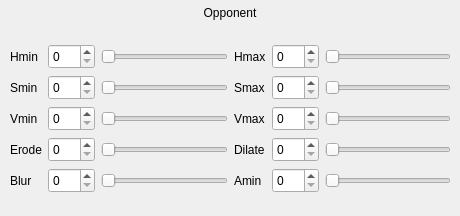
        <widget class="QWidget" name="pageVisionHSVCalibrationOpponent">
         <widget class="QWidget" name="layoutWidget_11">
          <property name="geometry">
           <rect>
            <x>10</x>
            <y>30</y>
            <width>441</width>
            <height>177</height>
           </rect>
          </property>
          <layout class="QGridLayout" name="gridLayoutVisionHSVCalibrationOpponent">
           <item row="0" column="0">
            <layout class="QGridLayout" name="gridLayoutVisionHSVCalibrationOpponent_2">
             <item row="0" column="0">
              <widget class="QLabel" name="labelVisionHSVCalibrationOpponentHmin">
               <property name="minimumSize">
                <size>
                 <width>0</width>
                 <height>25</height>
                </size>
               </property>
               <property name="maximumSize">
                <size>
                 <width>16777215</width>
                 <height>25</height>
                </size>
               </property>
               <property name="text">
                <string>Hmin</string>
               </property>
              </widget>
             </item>
             <item row="0" column="1">
              <widget class="QSpinBox" name="spinBoxVisionHSVCalibrationOpponentHmin">
               <property name="minimumSize">
                <size>
                 <width>0</width>
                 <height>25</height>
                </size>
               </property>
               <property name="maximumSize">
                <size>
                 <width>16777215</width>
                 <height>25</height>
                </size>
               </property>
               <property name="readOnly">
                <bool>false</bool>
               </property>
               <property name="minimum">
                <number>0</number>
               </property>
               <property name="maximum">
                <number>255</number>
               </property>
               <property name="value">
                <number>0</number>
               </property>
              </widget>
             </item>
             <item row="0" column="2">
              <widget class="QSlider" name="horizontalSliderVisionHSVCalibrationOpponentHmin">
               <property name="minimumSize">
                <size>
                 <width>0</width>
                 <height>25</height>
                </size>
               </property>
               <property name="maximumSize">
                <size>
                 <width>16777215</width>
                 <height>25</height>
                </size>
               </property>
               <property name="minimum">
                <number>0</number>
               </property>
               <property name="maximum">
                <number>255</number>
               </property>
               <property name="tracking">
                <bool>true</bool>
               </property>
               <property name="orientation">
                <enum>Qt::Horizontal</enum>
               </property>
               <property name="invertedAppearance">
                <bool>false</bool>
               </property>
              </widget>
             </item>
             <item row="1" column="0">
              <widget class="QLabel" name="labelVisionHSVCalibrationOpponentSmin">
               <property name="minimumSize">
                <size>
                 <width>0</width>
                 <height>25</height>
                </size>
               </property>
               <property name="maximumSize">
                <size>
                 <width>16777215</width>
                 <height>25</height>
                </size>
               </property>
               <property name="text">
                <string>Smin</string>
               </property>
              </widget>
             </item>
             <item row="1" column="1">
              <widget class="QSpinBox" name="spinBoxVisionHSVCalibrationOpponentSmin">
               <property name="minimumSize">
                <size>
                 <width>0</width>
                 <height>25</height>
                </size>
               </property>
               <property name="maximumSize">
                <size>
                 <width>16777215</width>
                 <height>25</height>
                </size>
               </property>
               <property name="readOnly">
                <bool>false</bool>
               </property>
               <property name="minimum">
                <number>0</number>
               </property>
               <property name="maximum">
                <number>255</number>
               </property>
               <property name="value">
                <number>0</number>
               </property>
              </widget>
             </item>
             <item row="1" column="2">
              <widget class="QSlider" name="horizontalSliderVisionHSVCalibrationOpponentSmin">
               <property name="minimumSize">
                <size>
                 <width>0</width>
                 <height>25</height>
                </size>
               </property>
               <property name="maximumSize">
                <size>
                 <width>16777215</width>
                 <height>25</height>
                </size>
               </property>
               <property name="minimum">
                <number>0</number>
               </property>
               <property name="maximum">
                <number>255</number>
               </property>
               <property name="tracking">
                <bool>true</bool>
               </property>
               <property name="orientation">
                <enum>Qt::Horizontal</enum>
               </property>
               <property name="invertedAppearance">
                <bool>false</bool>
               </property>
              </widget>
             </item>
             <item row="2" column="0">
              <widget class="QLabel" name="labelVisionHSVCalibrationOpponentVmin">
               <property name="minimumSize">
                <size>
                 <width>0</width>
                 <height>25</height>
                </size>
               </property>
               <property name="maximumSize">
                <size>
                 <width>16777215</width>
                 <height>25</height>
                </size>
               </property>
               <property name="text">
                <string>Vmin</string>
               </property>
              </widget>
             </item>
             <item row="2" column="1">
              <widget class="QSpinBox" name="spinBoxVisionHSVCalibrationOpponentVmin">
               <property name="minimumSize">
                <size>
                 <width>0</width>
                 <height>25</height>
                </size>
               </property>
               <property name="maximumSize">
                <size>
                 <width>16777215</width>
                 <height>25</height>
                </size>
               </property>
               <property name="readOnly">
                <bool>false</bool>
               </property>
               <property name="minimum">
                <number>0</number>
               </property>
               <property name="maximum">
                <number>255</number>
               </property>
               <property name="value">
                <number>0</number>
               </property>
              </widget>
             </item>
             <item row="2" column="2">
              <widget class="QSlider" name="horizontalSliderVisionHSVCalibrationOpponentVmin">
               <property name="minimumSize">
                <size>
                 <width>0</width>
                 <height>25</height>
                </size>
               </property>
               <property name="maximumSize">
                <size>
                 <width>16777215</width>
                 <height>25</height>
                </size>
               </property>
               <property name="minimum">
                <number>0</number>
               </property>
               <property name="maximum">
                <number>255</number>
               </property>
               <property name="tracking">
                <bool>true</bool>
               </property>
               <property name="orientation">
                <enum>Qt::Horizontal</enum>
               </property>
               <property name="invertedAppearance">
                <bool>false</bool>
               </property>
              </widget>
             </item>
             <item row="3" column="0">
              <widget class="QLabel" name="labelErode">
               <property name="minimumSize">
                <size>
                 <width>0</width>
                 <height>25</height>
                </size>
               </property>
               <property name="maximumSize">
                <size>
                 <width>16777215</width>
                 <height>25</height>
                </size>
               </property>
               <property name="text">
                <string>Erode</string>
               </property>
              </widget>
             </item>
             <item row="3" column="1">
              <widget class="QSpinBox" name="spinBoxVisionHSVCalibrationOpponentErode">
               <property name="minimumSize">
                <size>
                 <width>0</width>
                 <height>25</height>
                </size>
               </property>
               <property name="maximumSize">
                <size>
                 <width>16777215</width>
                 <height>25</height>
                </size>
               </property>
               <property name="readOnly">
                <bool>false</bool>
               </property>
               <property name="minimum">
                <number>0</number>
               </property>
               <property name="maximum">
                <number>255</number>
               </property>
               <property name="value">
                <number>0</number>
               </property>
              </widget>
             </item>
             <item row="3" column="2">
              <widget class="QSlider" name="horizontalSliderVisionHSVCalibrationOpponentErode">
               <property name="minimumSize">
                <size>
                 <width>0</width>
                 <height>25</height>
                </size>
               </property>
               <property name="maximumSize">
                <size>
                 <width>16777215</width>
                 <height>25</height>
                </size>
               </property>
               <property name="minimum">
                <number>0</number>
               </property>
               <property name="maximum">
                <number>255</number>
               </property>
               <property name="tracking">
                <bool>true</bool>
               </property>
               <property name="orientation">
                <enum>Qt::Horizontal</enum>
               </property>
               <property name="invertedAppearance">
                <bool>false</bool>
               </property>
              </widget>
             </item>
             <item row="4" column="0">
              <widget class="QLabel" name="labelVisionHSVCalibrationOpponentBlur">
               <property name="minimumSize">
                <size>
                 <width>0</width>
                 <height>25</height>
                </size>
               </property>
               <property name="maximumSize">
                <size>
                 <width>16777215</width>
                 <height>25</height>
                </size>
               </property>
               <property name="text">
                <string>Blur</string>
               </property>
              </widget>
             </item>
             <item row="4" column="1">
              <widget class="QSpinBox" name="spinBoxVisionHSVCalibrationOpponentBlur">
               <property name="minimumSize">
                <size>
                 <width>0</width>
                 <height>25</height>
                </size>
               </property>
               <property name="maximumSize">
                <size>
                 <width>16777215</width>
                 <height>25</height>
                </size>
               </property>
               <property name="readOnly">
                <bool>false</bool>
               </property>
               <property name="minimum">
                <number>0</number>
               </property>
               <property name="maximum">
                <number>255</number>
               </property>
               <property name="value">
                <number>0</number>
               </property>
              </widget>
             </item>
             <item row="4" column="2">
              <widget class="QSlider" name="horizontalSliderVisionHSVCalibrationOpponentBlur">
               <property name="minimumSize">
                <size>
                 <width>0</width>
                 <height>25</height>
                </size>
               </property>
               <property name="maximumSize">
                <size>
                 <width>16777215</width>
                 <height>25</height>
                </size>
               </property>
               <property name="minimum">
                <number>0</number>
               </property>
               <property name="maximum">
                <number>255</number>
               </property>
               <property name="tracking">
                <bool>true</bool>
               </property>
               <property name="orientation">
                <enum>Qt::Horizontal</enum>
               </property>
               <property name="invertedAppearance">
                <bool>false</bool>
               </property>
              </widget>
             </item>
            </layout>
           </item>
           <item row="0" column="1">
            <layout class="QGridLayout" name="gridLayoutVisionHSVCalibrationOpponent_3">
             <item row="0" column="0">
              <widget class="QLabel" name="labelVisionHSVCalibrationOpponentHmax">
               <property name="minimumSize">
                <size>
                 <width>0</width>
                 <height>25</height>
                </size>
               </property>
               <property name="maximumSize">
                <size>
                 <width>16777215</width>
                 <height>25</height>
                </size>
               </property>
               <property name="text">
                <string>Hmax</string>
               </property>
              </widget>
             </item>
             <item row="0" column="1">
              <widget class="QSpinBox" name="spinBoxVisionHSVCalibrationOpponentHmax">
               <property name="minimumSize">
                <size>
                 <width>0</width>
                 <height>25</height>
                </size>
               </property>
               <property name="maximumSize">
                <size>
                 <width>16777215</width>
                 <height>25</height>
                </size>
               </property>
               <property name="readOnly">
                <bool>false</bool>
               </property>
               <property name="minimum">
                <number>0</number>
               </property>
               <property name="maximum">
                <number>255</number>
               </property>
               <property name="value">
                <number>0</number>
               </property>
              </widget>
             </item>
             <item row="0" column="2">
              <widget class="QSlider" name="horizontalSliderVisionHSVCalibrationOpponentHmax">
               <property name="minimumSize">
                <size>
                 <width>0</width>
                 <height>25</height>
                </size>
               </property>
               <property name="maximumSize">
                <size>
                 <width>16777215</width>
                 <height>25</height>
                </size>
               </property>
               <property name="minimum">
                <number>0</number>
               </property>
               <property name="maximum">
                <number>255</number>
               </property>
               <property name="tracking">
                <bool>true</bool>
               </property>
               <property name="orientation">
                <enum>Qt::Horizontal</enum>
               </property>
               <property name="invertedAppearance">
                <bool>false</bool>
               </property>
              </widget>
             </item>
             <item row="1" column="0">
              <widget class="QLabel" name="labelVisionHSVCalibrationOpponentSmax">
               <property name="minimumSize">
                <size>
                 <width>0</width>
                 <height>25</height>
                </size>
               </property>
               <property name="maximumSize">
                <size>
                 <width>16777215</width>
                 <height>25</height>
                </size>
               </property>
               <property name="text">
                <string>Smax</string>
               </property>
              </widget>
             </item>
             <item row="1" column="1">
              <widget class="QSpinBox" name="spinBoxVisionHSVCalibrationOpponentSmax">
               <property name="minimumSize">
                <size>
                 <width>0</width>
                 <height>25</height>
                </size>
               </property>
               <property name="maximumSize">
                <size>
                 <width>16777215</width>
                 <height>25</height>
                </size>
               </property>
               <property name="readOnly">
                <bool>false</bool>
               </property>
               <property name="minimum">
                <number>0</number>
               </property>
               <property name="maximum">
                <number>255</number>
               </property>
               <property name="value">
                <number>0</number>
               </property>
              </widget>
             </item>
             <item row="1" column="2">
              <widget class="QSlider" name="horizontalSliderVisionHSVCalibrationOpponentSmax">
               <property name="minimumSize">
                <size>
                 <width>0</width>
                 <height>25</height>
                </size>
               </property>
               <property name="maximumSize">
                <size>
                 <width>16777215</width>
                 <height>25</height>
                </size>
               </property>
               <property name="minimum">
                <number>0</number>
               </property>
               <property name="maximum">
                <number>255</number>
               </property>
               <property name="tracking">
                <bool>true</bool>
               </property>
               <property name="orientation">
                <enum>Qt::Horizontal</enum>
               </property>
               <property name="invertedAppearance">
                <bool>false</bool>
               </property>
              </widget>
             </item>
             <item row="2" column="0">
              <widget class="QLabel" name="labelVisionHSVCalibrationOpponentVmax">
               <property name="minimumSize">
                <size>
                 <width>0</width>
                 <height>25</height>
                </size>
               </property>
               <property name="maximumSize">
                <size>
                 <width>16777215</width>
                 <height>25</height>
                </size>
               </property>
               <property name="text">
                <string>Vmax</string>
               </property>
              </widget>
             </item>
             <item row="2" column="1">
              <widget class="QSpinBox" name="spinBoxVisionHSVCalibrationOpponentVmax">
               <property name="minimumSize">
                <size>
                 <width>0</width>
                 <height>25</height>
                </size>
               </property>
               <property name="maximumSize">
                <size>
                 <width>16777215</width>
                 <height>25</height>
                </size>
               </property>
               <property name="readOnly">
                <bool>false</bool>
               </property>
               <property name="minimum">
                <number>0</number>
               </property>
               <property name="maximum">
                <number>255</number>
               </property>
               <property name="value">
                <number>0</number>
               </property>
              </widget>
             </item>
             <item row="2" column="2">
              <widget class="QSlider" name="horizontalSliderVisionHSVCalibrationOpponentVmax">
               <property name="minimumSize">
                <size>
                 <width>0</width>
                 <height>25</height>
                </size>
               </property>
               <property name="maximumSize">
                <size>
                 <width>16777215</width>
                 <height>25</height>
                </size>
               </property>
               <property name="minimum">
                <number>0</number>
               </property>
               <property name="maximum">
                <number>255</number>
               </property>
               <property name="tracking">
                <bool>true</bool>
               </property>
               <property name="orientation">
                <enum>Qt::Horizontal</enum>
               </property>
               <property name="invertedAppearance">
                <bool>false</bool>
               </property>
              </widget>
             </item>
             <item row="3" column="0">
              <widget class="QLabel" name="labelVisionHSVCalibrationOpponentDilate">
               <property name="minimumSize">
                <size>
                 <width>0</width>
                 <height>25</height>
                </size>
               </property>
               <property name="maximumSize">
                <size>
                 <width>16777215</width>
                 <height>25</height>
                </size>
               </property>
               <property name="text">
                <string>Dilate</string>
               </property>
              </widget>
             </item>
             <item row="3" column="1">
              <widget class="QSpinBox" name="spinBoxVisionHSVCalibrationOpponentDilate">
               <property name="minimumSize">
                <size>
                 <width>0</width>
                 <height>25</height>
                </size>
               </property>
               <property name="maximumSize">
                <size>
                 <width>16777215</width>
                 <height>25</height>
                </size>
               </property>
               <property name="readOnly">
                <bool>false</bool>
               </property>
               <property name="minimum">
                <number>0</number>
               </property>
               <property name="maximum">
                <number>255</number>
               </property>
               <property name="value">
                <number>0</number>
               </property>
              </widget>
             </item>
             <item row="3" column="2">
              <widget class="QSlider" name="horizontalSliderVisionHSVCalibrationOpponentDilate">
               <property name="minimumSize">
                <size>
                 <width>0</width>
                 <height>25</height>
                </size>
               </property>
               <property name="maximumSize">
                <size>
                 <width>16777215</width>
                 <height>25</height>
                </size>
               </property>
               <property name="minimum">
                <number>0</number>
               </property>
               <property name="maximum">
                <number>255</number>
               </property>
               <property name="tracking">
                <bool>true</bool>
               </property>
               <property name="orientation">
                <enum>Qt::Horizontal</enum>
               </property>
               <property name="invertedAppearance">
                <bool>false</bool>
               </property>
              </widget>
             </item>
             <item row="4" column="0">
              <widget class="QLabel" name="labelVisionHSVCalibrationOpponentAmin">
               <property name="minimumSize">
                <size>
                 <width>0</width>
                 <height>25</height>
                </size>
               </property>
               <property name="maximumSize">
                <size>
                 <width>16777215</width>
                 <height>25</height>
                </size>
               </property>
               <property name="text">
                <string>Amin</string>
               </property>
              </widget>
             </item>
             <item row="4" column="1">
              <widget class="QSpinBox" name="spinBoxVisionHSVCalibrationOpponentAmin">
               <property name="minimumSize">
                <size>
                 <width>0</width>
                 <height>25</height>
                </size>
               </property>
               <property name="maximumSize">
                <size>
                 <width>16777215</width>
                 <height>25</height>
                </size>
               </property>
               <property name="readOnly">
                <bool>false</bool>
               </property>
               <property name="minimum">
                <number>0</number>
               </property>
               <property name="maximum">
                <number>255</number>
               </property>
               <property name="value">
                <number>0</number>
               </property>
              </widget>
             </item>
             <item row="4" column="2">
              <widget class="QSlider" name="horizontalSliderVisionHSVCalibrationOpponentAmin">
               <property name="minimumSize">
                <size>
                 <width>0</width>
                 <height>25</height>
                </size>
               </property>
               <property name="maximumSize">
                <size>
                 <width>16777215</width>
                 <height>25</height>
                </size>
               </property>
               <property name="minimum">
                <number>0</number>
               </property>
               <property name="maximum">
                <number>255</number>
               </property>
               <property name="tracking">
                <bool>true</bool>
               </property>
               <property name="orientation">
                <enum>Qt::Horizontal</enum>
               </property>
               <property name="invertedAppearance">
                <bool>false</bool>
               </property>
              </widget>
             </item>
            </layout>
           </item>
          </layout>
         </widget>
         <widget class="QLabel" name="labelVisionHSVCalibrationOpponentOpponent">
          <property name="geometry">
           <rect>
            <x>190</x>
            <y>0</y>
            <width>80</width>
            <height>25</height>
           </rect>
          </property>
          <property name="minimumSize">
           <size>
            <width>80</width>
            <height>25</height>
           </size>
          </property>
          <property name="maximumSize">
           <size>
            <width>50</width>
            <height>25</height>
           </size>
          </property>
          <property name="text">
           <string>Opponent</string>
          </property>
          <property name="alignment">
           <set>Qt::AlignCenter</set>
          </property>
         </widget>
        </widget>
